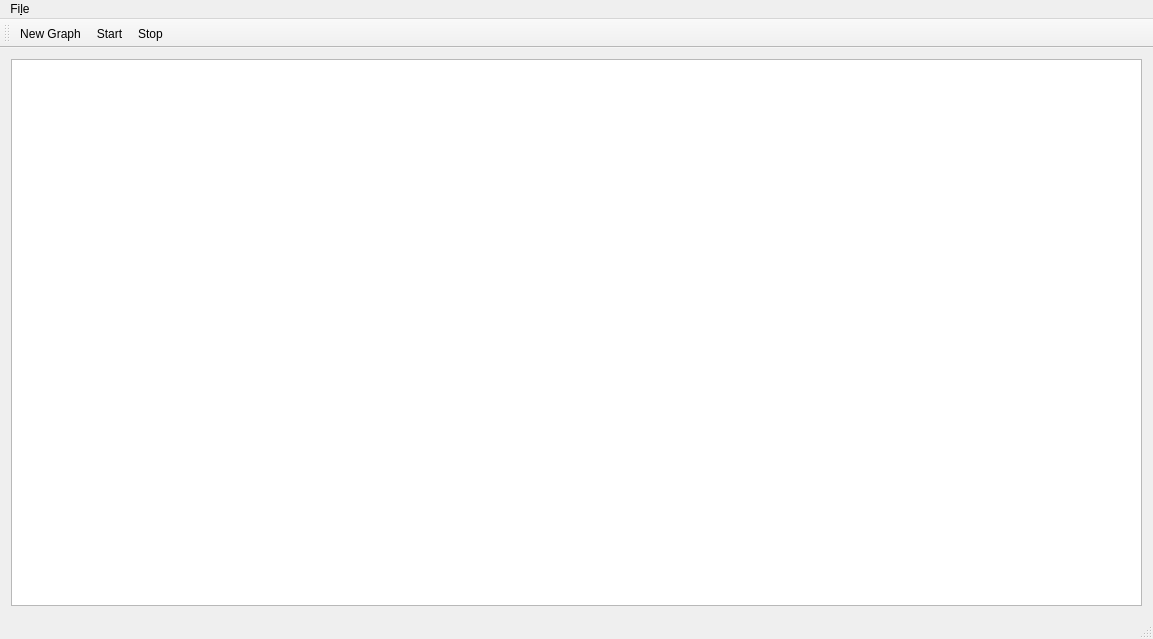
<?xml version="1.0" encoding="UTF-8"?>
<ui version="4.0">
 <class>MainWindow</class>
 <widget class="QMainWindow" name="MainWindow">
  <property name="geometry">
   <rect>
    <x>0</x>
    <y>0</y>
    <width>1153</width>
    <height>639</height>
   </rect>
  </property>
  <property name="windowTitle">
   <string>MainWindow</string>
  </property>
  <widget class="QWidget" name="centralWidget">
   <layout class="QGridLayout" name="gridLayout">
    <item row="0" column="0">
     <widget class="QGraphicsView" name="graphicsView">
      <property name="renderHints">
       <set>QPainter::Antialiasing|QPainter::TextAntialiasing</set>
      </property>
      <property name="cacheMode">
       <set>QGraphicsView::CacheBackground</set>
      </property>
      <property name="resizeAnchor">
       <enum>QGraphicsView::AnchorViewCenter</enum>
      </property>
     </widget>
    </item>
   </layout>
  </widget>
  <widget class="QMenuBar" name="menuBar">
   <property name="geometry">
    <rect>
     <x>0</x>
     <y>0</y>
     <width>1153</width>
     <height>27</height>
    </rect>
   </property>
   <widget class="QMenu" name="menuFile">
    <property name="title">
     <string>Fi&amp;le</string>
    </property>
    <addaction name="actionNew_Graph"/>
    <addaction name="actionStart"/>
    <addaction name="actionS_top"/>
   </widget>
   <addaction name="menuFile"/>
  </widget>
  <widget class="QToolBar" name="mainToolBar">
   <attribute name="toolBarArea">
    <enum>TopToolBarArea</enum>
   </attribute>
   <attribute name="toolBarBreak">
    <bool>false</bool>
   </attribute>
   <addaction name="actionNew_Graph"/>
   <addaction name="actionStart"/>
   <addaction name="actionS_top"/>
  </widget>
  <widget class="QStatusBar" name="statusBar"/>
  <action name="actionNew_Graph">
   <property name="icon">
    <iconset resource="icons.qrc">
     <normaloff>:/icons/Breeze/actions/toolbar/document-new.svg</normaloff>:/icons/Breeze/actions/toolbar/document-new.svg</iconset>
   </property>
   <property name="text">
    <string>&amp;New Graph</string>
   </property>
  </action>
  <action name="actionStart">
   <property name="icon">
    <iconset resource="icons.qrc">
     <normaloff>:/icons/Breeze/actions/toolbar/media-playback-start.svg</normaloff>:/icons/Breeze/actions/toolbar/media-playback-start.svg</iconset>
   </property>
   <property name="text">
    <string>&amp;Start</string>
   </property>
  </action>
  <action name="actionS_top">
   <property name="icon">
    <iconset resource="icons.qrc">
     <normaloff>:/icons/Breeze/actions/toolbar/media-playback-stop.svg</normaloff>:/icons/Breeze/actions/toolbar/media-playback-stop.svg</iconset>
   </property>
   <property name="text">
    <string>S&amp;top</string>
   </property>
  </action>
 </widget>
 <layoutdefault spacing="6" margin="11"/>
 <resources>
  <include location="icons.qrc"/>
 </resources>
 <connections/>
</ui>
